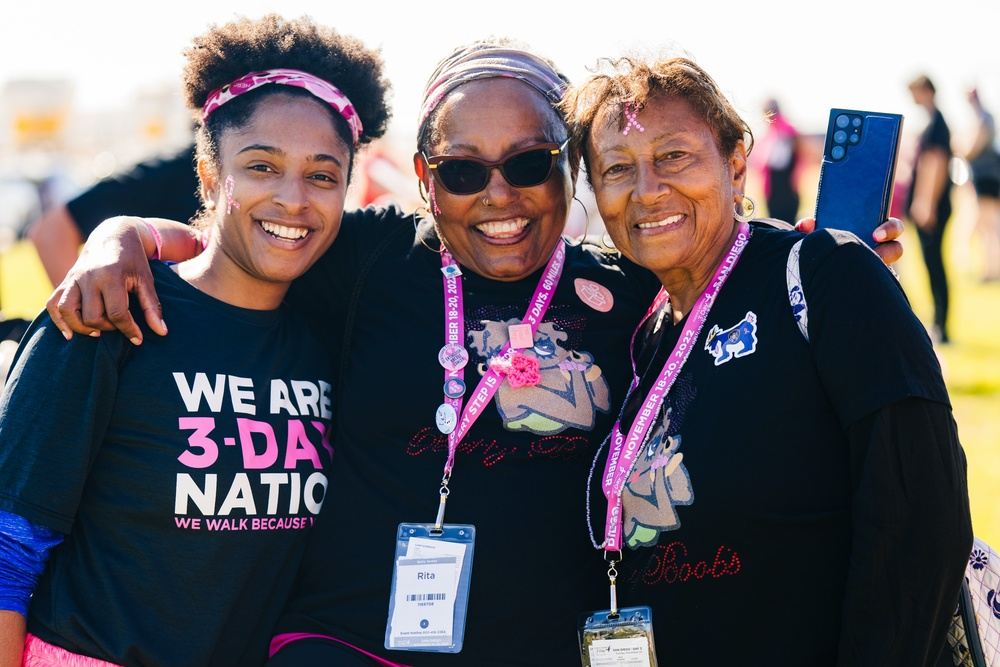
#> input picture images/imagesTest/susan-g-komen-3-day-wdVwF3Ese4o-unsplash.jpg, 1000 x 667 px, shrunk from 6000 x 4000 before the run; its folder holds only this picture in this run
$ python main.py
#> lines starting #> are read from the running program, lines starting #| are printed output that depends on the picture; after the words box and inside, x2 and y2 are one past the last pixel; in counts of white or black regions, pixels touching at a corner belong together
### face_detector_opencv.py
import cv2
from pathlib import Path


def recognize_faces_open_cv_frontal(paths0):
    # open-cv pre-trained face detection model
    # receives an array of images to be processed

    face_cascade = cv2.CascadeClassifier()
    # creates CascadeClassifier object and saves it on face_cascade

    face_cascade.load('haarcascade_frontalface_alt2.xml')
    # loads rules xml haarcascade_frontalface_alt2.xml into face_cascade

    for i, path in enumerate(paths0):
        print("Interation ", i)
        # image processing loop, takes an image address formed in the
        # main method and iterates through it

        string = path
        # obtains path from current iterator

        file_name = path[string.find("/") + 1:]
        # string slicer: finds / on path, gets its index adds one to it
        # slices the string from the index to the end and stores it in file_name
        # file_name will be used by the saving method bellow

        img = cv2.imread(path)
        # creates a cv2 image from current image and saves it on img object

        frame_gray = cv2.cvtColor(img, cv2.COLOR_BGR2GRAY)
        # converts img to shades of gray and saves in frame_gray

        frame_gray = cv2.equalizeHist(frame_gray)
        # applies threshold for black/white to frame_gray

        try:
            faces = face_cascade.detectMultiScale(frame_gray, 1.04, 3)
            # faces object receives face_cascade and executes detectMultiScale taking
            # frame_gray, a scale factor specifying how much the image size is reduced
            # and minNeighbors specifying how many neighbors each candidate rectangle should have to retain it

            with open("imagesM3Frontal/openCV/opencv.txt", "a") as file:
                # opens opencv.tx with value "a" for appending

                file.write(file_name + "\n" + str(len(faces)) + "\n")
                # writes current image's name and amount of detected faces

            for j, (x, y, w, h) in enumerate(faces):
                # loops through faces object setting bounding boxes for detected faces

                cv2.rectangle(img, (x, y), (x + w, y + h), (0, 255, 0), 2)
                # draws bounding boxes on image

                with open("imagesM3Frontal/openCV/opencv.txt", "a") as file:
                    file.write("(" + str(x) + ", " + str(y) + ", " + str(w) + ", " + str(h) + ")\n")
                    # writes bounding boxes coordinates on opencv.txt
                print(str(x) + " - " + str(y))

            with open("imagesM3Frontal/openCV/opencv.txt", "a") as file:
                file.write("\n")
                # writes a new image to opencv.txt for separating
                # the analysed images' bounding boxes

            save_image(file_name, img, 'frontal')
            # saves processed images with bounding boxes using filename

            print("\n")
        except:
            continue


def recognize_faces_open_cv_profile(paths0):
    # open-cv pre-trained face detection model
    # receives an array of images to be processed

    face_cascade = cv2.CascadeClassifier()
    # creates CascadeClassifier object and saves it on face_cascade

    face_cascade.load('haarcascade_profileface.xml')
    # loads rules xml haarcascade_profileface.xml into face_cascade


    for i, path in enumerate(paths0):
        print("Interation ", i)
        # image processing loop, takes an image address formed in the
        # main method and iterates through it

        string = path
        # obtains path from current iterator

        file_name = path[string.find("/") + 1:]
        # string slicer finds / on path, gets its index adds one to it
        # slices the string from the index to the end and stores it in file_name
        # file_name will be used by the saving method bellow

        img = cv2.imread(path)
        # creates a cv2 image from current iterator image and saves it on img

        frame_gray = cv2.cvtColor(img, cv2.COLOR_BGR2GRAY)
        # converts img to shades of gray and saves in frame_gray

        frame_gray = cv2.equalizeHist(frame_gray)
        # applies threshold for black/white to frame_gray

        try:
            faces = face_cascade.detectMultiScale(frame_gray, 1.04, 3)
            # faces object receives face_cascade and executes detectMultiScale taking
            # frame_gray, a scale factor specifying how much the image size is reduced
            # and minNeighbors specifying how many neighbors each candidate rectangle should have to retain it

            with open("imagesM3Profile/openCV/opencv.txt", "a") as file:
                # opens opencv.tx with value "a" for appending

                file.write(file_name + "\n" + str(len(faces)) + "\n")
                # writes current image's name and amount of detected faces

            for j, (x, y, w, h) in enumerate(faces):
                # loops through faces object setting bounding boxes for detected faces

                cv2.rectangle(img, (x, y), (x + w, y + h), (0, 255, 0), 2)
                # draws bounding boxes on image

                with open("imagesM3Profile/openCV/opencv.txt", "a") as file:
                    file.write("(" + str(x) + ", " + str(y) + ", " + str(w) + ", " + str(h) + ")\n")
                    # writes bounding boxes coordinates on opencv.txt
                print(str(x) + " - " + str(y))

            with open("imagesM3Profile/openCV/opencv.txt", "a") as file:
                file.write("\n")
                # writes a new image to opencv.txt for separating
                # the analysed images' bounding boxes

            save_image(file_name, img, 'profile')
            # saves processed images with bounding boxes using filename

            print("\n")
        except:
            continue


def recognize_faces_open_cv_default(paths0):
    # open-cv pre-trained face detection model
    # receives an array of images to be processed

    face_cascade = cv2.CascadeClassifier()
    # creates CascadeClassifier object and saves it on face_cascade

    face_cascade.load('haarcascade_frontalface_default.xml')
    # loads rules xml haarcascade_frontalface_default.xml into face_cascade


    for i, path in enumerate(paths0):
        print("Interation ", i)
        # image processing loop, takes an image address formed in the
        # main method and iterates through it

        string = path
        # obtains path from current iterator

        file_name = path[string.find("/") + 1:]
        # string slicer finds / on path, gets its index adds one to it
        # slices the string from the index to the end and stores it in file_name
        # file_name will be used by the saving method bellow

        img = cv2.imread(path)
        # creates a cv2 image from current iterator image and saves it on img

        frame_gray = cv2.cvtColor(img, cv2.COLOR_BGR2GRAY)
        # converts img to shades of gray and saves in frame_gray

        frame_gray = cv2.equalizeHist(frame_gray)
        # applies threshold for black/white to frame_gray


        try:
            faces = face_cascade.detectMultiScale(frame_gray, 1.04, 3)
            # faces object receives face_cascade and executes detectMultiScale taking
            # frame_gray, a scale factor specifying how much the image size is reduced
            # and minNeighbors specifying how many neighbors each candidate rectangle should have to retain it

            with open("imagesM3Default/openCV/opencv.txt", "a") as file:
                # opens opencv.tx with value "a" for appending

                file.write(file_name + "\n" + str(len(faces)) + "\n")
                # writes current image's name and amount of detected faces

            for j, (x, y, w, h) in enumerate(faces):
                # loops through faces object setting bounding boxes for detected faces

                cv2.rectangle(img, (x, y), (x + w, y + h), (0, 255, 0), 2)
                # draws bounding boxes on image

                with open("imagesM3Default/openCV/opencv.txt", "a") as file:
                    file.write("(" + str(x) + ", " + str(y) + ", " + str(w) + ", " + str(h) + ")\n")
                    # writes bounding boxes coordinates on opencv.txt
                print(str(x) + " - " + str(y))

            with open("imagesM3Default/openCV/opencv.txt", "a") as file:
                file.write("\n")
                # writes a new image to opencv.txt for separating
                # the analysed images' bounding boxes

            save_image(file_name, img, 'default')
            # saves processed images with bounding boxes using filename

            print("\n")
        except:
            continue


def save_image(image_name, image, type):
    # receives an image name and an image file and a type
    # saves the processed image on its appropriated path
    # according to the informed type
    # uses Path lib for solving multi OS / issue on directory tree

    if type == 'default':
        path = str(Path("imagesM3Default/openCV/") / image_name)
    elif type == 'frontal':
        path = str(Path("imagesM3Frontal/openCV/") / image_name)
    else:
        path = str(Path("imagesM3Profile/openCV/") / image_name)


    cv2.imwrite(path, image)
    # saves image on the informed path using cv2 lib

### main.py
from face_detector_opencv import recognize_faces_open_cv_frontal
from face_detector_opencv import recognize_faces_open_cv_default
from face_detector_opencv import recognize_faces_open_cv_profile

import os

if __name__ == '__main__':
    paths0 = []
    # [4 lines of commented-out code are left out]
    path_dir = 'images/imagesTest'

    for dirname, _, filenames in os.walk(path_dir):
        # receives a folder path as input, iterates through that folder coping the images
        # to paths0 array and assigns folder name + file name as image's name

        for filename in filenames:
            paths0 += [(os.path.join(dirname, filename))]

    recognize_faces_open_cv_default(paths0)
#> in recognize_faces_open_cv_default, img is the input picture: shape (667, 1000, 3); mean B, G, R 102.6, 97.2, 102.6
#> in recognize_faces_open_cv_default, `frame_gray = cv2.cvtColor(img, cv2.COLOR_BGR2GRAY)`:
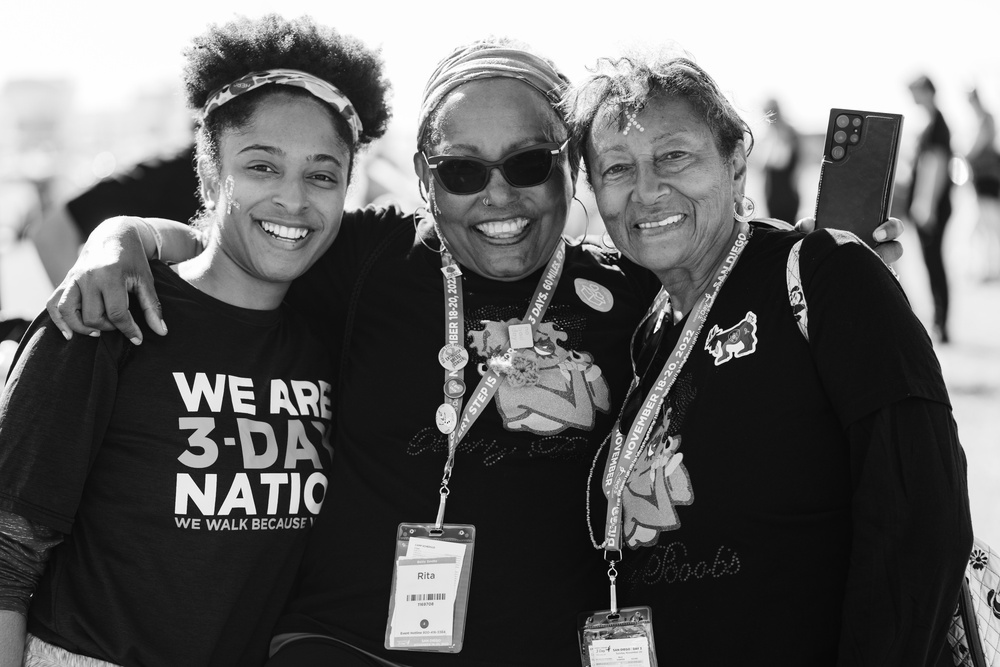
#> frame_gray: shape (667, 1000); min 0, max 255, mean 99.4
#> in recognize_faces_open_cv_default, `frame_gray = cv2.equalizeHist(frame_gray)`:
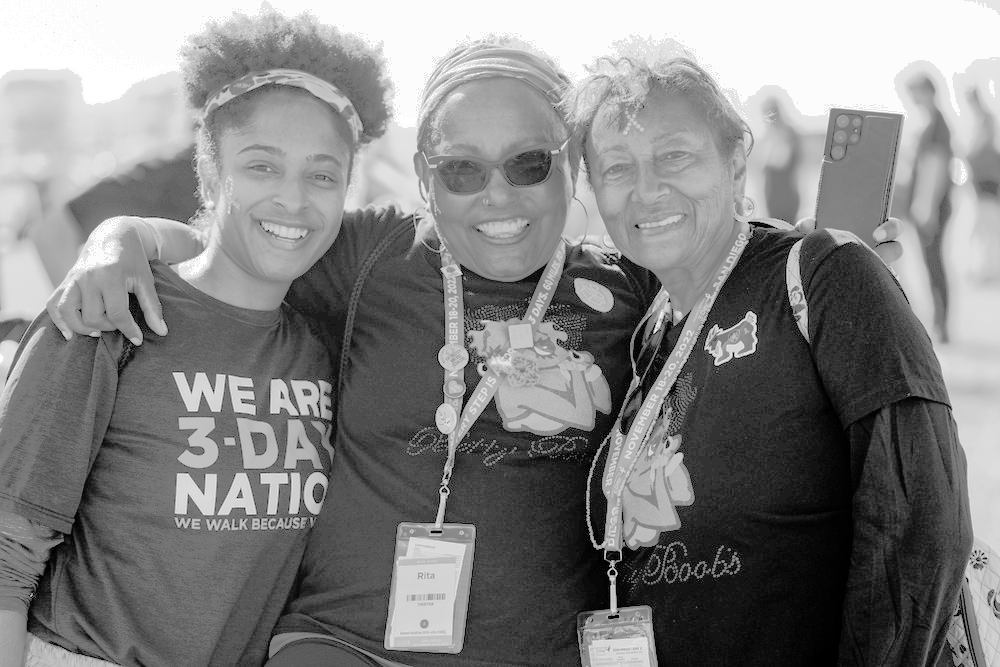
#> frame_gray: shape (667, 1000); min 0, max 255, mean 130.2
#> in recognize_faces_open_cv_default, `faces = face_cascade.detectMultiScale(frame_gray, 1.04, 3)`: faces = [[227, 373, 41, 41], [388, 533, 83, 83], [213, 116, 149, 149], [576, 115, 142, 142], [409, 108, 172, 172]]
#> the loop in recognize_faces_open_cv_default, `for j, (x, y, w, h) in enumerate(faces):` made 5 passes
#| 227 - 373
#| 388 - 533
#| 213 - 116
#| 576 - 115
#| 409 - 108
#> after the loop in recognize_faces_open_cv_default, `for j, (x, y, w, h) in enumerate(faces):`:
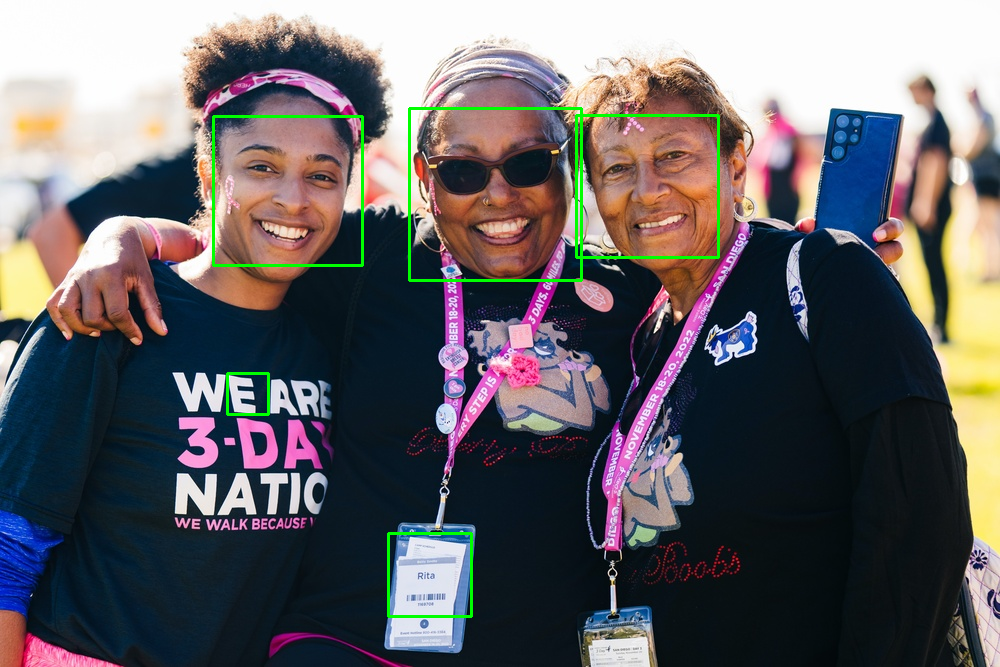
#> img: shape (667, 1000, 3); 1.05% of pixels changed, all inside (x1, y1, x2, y2) = (212, 107, 720, 618)
    recognize_faces_open_cv_profile(paths0)
#> in recognize_faces_open_cv_profile, `faces = face_cascade.detectMultiScale(frame_gray, 1.04, 3)`: faces = ()
    recognize_faces_open_cv_frontal(paths0)
#> in recognize_faces_open_cv_frontal, `faces = face_cascade.detectMultiScale(frame_gray, 1.04, 3)`: faces = [[602, 516, 23, 23], [581, 119, 127, 127], [216, 115, 150, 150], [414, 105, 167, 167]]
#> the loop in recognize_faces_open_cv_frontal, `for j, (x, y, w, h) in enumerate(faces):` made 4 passes
#| 602 - 516
#| 581 - 119
#| 216 - 115
#| 414 - 105
#> after the loop in recognize_faces_open_cv_frontal, `for j, (x, y, w, h) in enumerate(faces):`:
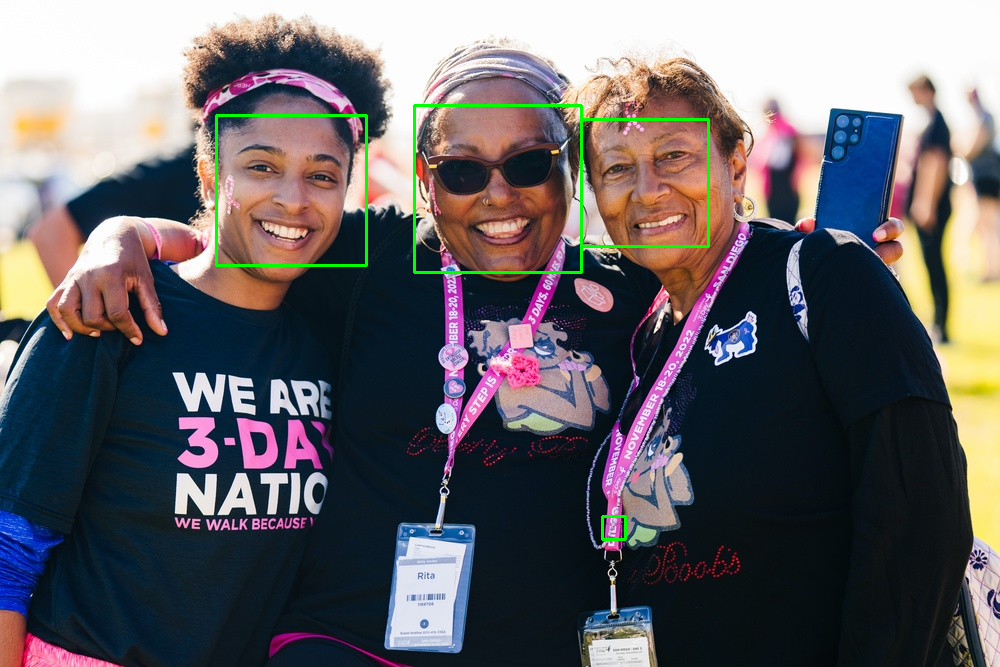
#> img: shape (667, 1000, 3); 0.78% of pixels changed, all inside (x1, y1, x2, y2) = (215, 104, 710, 541)
